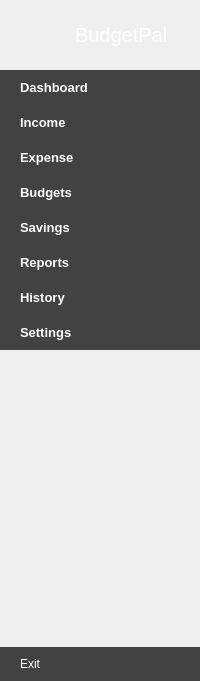
     <widget class="QWidget" name="widget_2" native="true">
      <property name="styleSheet">
       <string notr="true">#widget_2{
	background-color:#424242;
}</string>
      </property>
      <layout class="QVBoxLayout" name="verticalLayout_4">
       <property name="spacing">
        <number>0</number>
       </property>
       <property name="leftMargin">
        <number>0</number>
       </property>
       <property name="topMargin">
        <number>0</number>
       </property>
       <property name="rightMargin">
        <number>0</number>
       </property>
       <property name="bottomMargin">
        <number>0</number>
       </property>
       <item>
        <layout class="QHBoxLayout" name="horizontalLayout">
         <property name="spacing">
          <number>0</number>
         </property>
         <property name="leftMargin">
          <number>10</number>
         </property>
         <property name="topMargin">
          <number>10</number>
         </property>
         <property name="rightMargin">
          <number>10</number>
         </property>
         <property name="bottomMargin">
          <number>10</number>
         </property>
         <item>
          <widget class="QLabel" name="label_2">
           <property name="minimumSize">
            <size>
             <width>50</width>
             <height>50</height>
            </size>
           </property>
           <property name="maximumSize">
            <size>
             <width>50</width>
             <height>50</height>
            </size>
           </property>
           <property name="styleSheet">
            <string notr="true">#label2{
	padding:10px;
}</string>
           </property>
           <property name="text">
            <string/>
           </property>
           <property name="pixmap">
            <pixmap resource="icons.qrc">:/icons/resources/logo.png</pixmap>
           </property>
           <property name="scaledContents">
            <bool>true</bool>
           </property>
          </widget>
         </item>
         <item>
          <widget class="QLabel" name="label">
           <property name="font">
            <font>
             <pointsize>15</pointsize>
            </font>
           </property>
           <property name="styleSheet">
            <string notr="true">padding:10px;
color:#ffffff;
</string>
           </property>
           <property name="text">
            <string>BudgetPal</string>
           </property>
           <property name="scaledContents">
            <bool>false</bool>
           </property>
          </widget>
         </item>
        </layout>
       </item>
       <item>
        <layout class="QVBoxLayout" name="verticalLayout_3">
         <property name="spacing">
          <number>0</number>
         </property>
         <item>
          <widget class="QPushButton" name="dashboard_btn2">
           <property name="font">
            <font>
             <family>Helvetica</family>
             <pointsize>10</pointsize>
             <weight>75</weight>
             <bold>true</bold>
            </font>
           </property>
           <property name="cursor">
            <cursorShape>PointingHandCursor</cursorShape>
           </property>
           <property name="styleSheet">
            <string notr="true">#dashboard_btn2:hover{
	background-color:rgb(94, 94, 94);
}
#dashboard_btn2{
padding:10px 20px; 
color:#fff;
background-color:#424242;
border:none;
text-align:left;
}
#dashboard_btn2:checked{
	background-color:rgb(108, 108, 108);
}</string>
           </property>
           <property name="text">
            <string>Dashboard</string>
           </property>
           <property name="icon">
            <iconset resource="icons.qrc">
             <normaloff>:/icons/resources/dashboard.png</normaloff>:/icons/resources/dashboard.png</iconset>
           </property>
           <property name="checkable">
            <bool>true</bool>
           </property>
           <property name="autoExclusive">
            <bool>true</bool>
           </property>
          </widget>
         </item>
         <item>
          <widget class="QPushButton" name="income_btn2">
           <property name="font">
            <font>
             <family>Helvetica</family>
             <pointsize>10</pointsize>
             <weight>75</weight>
             <bold>true</bold>
            </font>
           </property>
           <property name="cursor">
            <cursorShape>PointingHandCursor</cursorShape>
           </property>
           <property name="styleSheet">
            <string notr="true">#income_btn2{padding:10px 20px; 
color:#fff;
background-color:#424242;
border:none;
text-align:left;}
#income_btn2:hover{
	background-color:rgb(94, 94, 94);
}
#income_btn2:checked{
	background-color:rgb(108, 108, 108);
}</string>
           </property>
           <property name="text">
            <string>Income</string>
           </property>
           <property name="icon">
            <iconset resource="icons.qrc">
             <normaloff>:/icons/resources/income.png</normaloff>:/icons/resources/income.png</iconset>
           </property>
           <property name="checkable">
            <bool>true</bool>
           </property>
           <property name="autoExclusive">
            <bool>true</bool>
           </property>
          </widget>
         </item>
         <item>
          <widget class="QPushButton" name="expense_btn2">
           <property name="font">
            <font>
             <family>Helvetica</family>
             <pointsize>10</pointsize>
             <weight>75</weight>
             <bold>true</bold>
            </font>
           </property>
           <property name="cursor">
            <cursorShape>PointingHandCursor</cursorShape>
           </property>
           <property name="styleSheet">
            <string notr="true">#expense_btn2:hover{
	background-color:rgb(94, 94, 94);
}
#expense_btn2{
padding:10px 20px; 
color:#fff;
background-color:#424242;
border:none;
text-align:left;
}
#expense_btn2:checked{
	background-color:rgb(108, 108, 108);
}</string>
           </property>
           <property name="text">
            <string>Expense</string>
           </property>
           <property name="icon">
            <iconset resource="icons.qrc">
             <normaloff>:/icons/resources/expense.png</normaloff>:/icons/resources/expense.png</iconset>
           </property>
           <property name="checkable">
            <bool>true</bool>
           </property>
           <property name="autoExclusive">
            <bool>true</bool>
           </property>
          </widget>
         </item>
         <item>
          <widget class="QPushButton" name="budget_btn2">
           <property name="font">
            <font>
             <family>Helvetica</family>
             <pointsize>10</pointsize>
             <weight>75</weight>
             <bold>true</bold>
            </font>
           </property>
           <property name="cursor">
            <cursorShape>PointingHandCursor</cursorShape>
           </property>
           <property name="styleSheet">
            <string notr="true">#budget_btn2:hover{
	background-color:rgb(94, 94, 94);
}
#budget_btn2{
padding:10px 20px; 
color:#fff;
background-color:#424242;
border:none;
text-align:left;
}
#budget_btn2:checked{
	background-color:rgb(108, 108, 108);
}</string>
           </property>
           <property name="text">
            <string>Budgets</string>
           </property>
           <property name="icon">
            <iconset resource="icons.qrc">
             <normaloff>:/icons/resources/budget.png</normaloff>:/icons/resources/budget.png</iconset>
           </property>
           <property name="checkable">
            <bool>true</bool>
           </property>
           <property name="autoExclusive">
            <bool>true</bool>
           </property>
          </widget>
         </item>
         <item>
          <widget class="QPushButton" name="savings_btn2">
           <property name="font">
            <font>
             <family>Helvetica</family>
             <pointsize>10</pointsize>
             <weight>75</weight>
             <bold>true</bold>
            </font>
           </property>
           <property name="cursor">
            <cursorShape>PointingHandCursor</cursorShape>
           </property>
           <property name="styleSheet">
            <string notr="true">#savings_btn2:hover{
	background-color:rgb(94, 94, 94);
}
#savings_btn2{
padding:10px 20px; 
color:#fff;
background-color:#424242;
border:none;
text-align:left;
}
#savings_btn2:checked{
	background-color:rgb(108, 108, 108);
}</string>
           </property>
           <property name="text">
            <string>Savings</string>
           </property>
           <property name="icon">
            <iconset resource="icons.qrc">
             <normaloff>:/icons/resources/savings.png</normaloff>:/icons/resources/savings.png</iconset>
           </property>
           <property name="checkable">
            <bool>true</bool>
           </property>
           <property name="autoExclusive">
            <bool>true</bool>
           </property>
          </widget>
         </item>
         <item>
          <widget class="QPushButton" name="reports_btn2">
           <property name="font">
            <font>
             <family>Helvetica</family>
             <pointsize>10</pointsize>
             <weight>75</weight>
             <bold>true</bold>
            </font>
           </property>
           <property name="cursor">
            <cursorShape>PointingHandCursor</cursorShape>
           </property>
           <property name="styleSheet">
            <string notr="true">#reports_btn2:hover{
	background-color:rgb(94, 94, 94);
}
#reports_btn2{
padding:10px 20px; 
color:#fff;
background-color:#424242;
border:none;
text-align:left;
}
#reports_btn2:checked{
	background-color:rgb(108, 108, 108);
}</string>
           </property>
           <property name="text">
            <string>Reports</string>
           </property>
           <property name="icon">
            <iconset resource="icons.qrc">
             <normaloff>:/icons/resources/reports.png</normaloff>:/icons/resources/reports.png</iconset>
           </property>
           <property name="checkable">
            <bool>true</bool>
           </property>
           <property name="autoExclusive">
            <bool>true</bool>
           </property>
          </widget>
         </item>
         <item>
          <widget class="QPushButton" name="history_btn2">
           <property name="font">
            <font>
             <family>Helvetica</family>
             <pointsize>10</pointsize>
             <weight>75</weight>
             <bold>true</bold>
            </font>
           </property>
           <property name="cursor">
            <cursorShape>PointingHandCursor</cursorShape>
           </property>
           <property name="styleSheet">
            <string notr="true">#history_btn2:hover{
	background-color:rgb(94, 94, 94);
}
#history_btn2{
padding:10px 20px; 
color:#fff;
background-color:#424242;
border:none;
text-align:left;
}
#history_btn2:checked{
	background-color:rgb(108, 108, 108);
}</string>
           </property>
           <property name="text">
            <string>History</string>
           </property>
           <property name="icon">
            <iconset resource="icons.qrc">
             <normaloff>:/icons/resources/history.png</normaloff>:/icons/resources/history.png</iconset>
           </property>
           <property name="checkable">
            <bool>true</bool>
           </property>
           <property name="autoExclusive">
            <bool>true</bool>
           </property>
          </widget>
         </item>
         <item>
          <widget class="QPushButton" name="setting_btn2">
           <property name="font">
            <font>
             <family>Helvetica</family>
             <pointsize>10</pointsize>
             <weight>75</weight>
             <bold>true</bold>
            </font>
           </property>
           <property name="cursor">
            <cursorShape>PointingHandCursor</cursorShape>
           </property>
           <property name="styleSheet">
            <string notr="true">#setting_btn2:hover{
	background-color:rgb(94, 94, 94);
}
#setting_btn2{
padding:10px 20px; 
color:#fff;
background-color:#424242;
border:none;
text-align:left;
}
#setting_btn2:checked{
	background-color:rgb(108, 108, 108);
}</string>
           </property>
           <property name="text">
            <string>Settings</string>
           </property>
           <property name="icon">
            <iconset resource="icons.qrc">
             <normaloff>:/icons/resources/settings.png</normaloff>:/icons/resources/settings.png</iconset>
           </property>
           <property name="checkable">
            <bool>true</bool>
           </property>
           <property name="autoExclusive">
            <bool>true</bool>
           </property>
          </widget>
         </item>
        </layout>
       </item>
       <item>
        <spacer name="verticalSpacer_2">
         <property name="orientation">
          <enum>Qt::Vertical</enum>
         </property>
         <property name="sizeHint" stdset="0">
          <size>
           <width>20</width>
           <height>297</height>
          </size>
         </property>
        </spacer>
       </item>
       <item>
        <widget class="QPushButton" name="exit_btn2">
         <property name="styleSheet">
          <string notr="true">#exit_btn2:hover{
	background-color:rgb(94, 94, 94);
}
#exit_btn2{
padding:10px 20px; 
color:#fff;
background-color:#424242;
border:none;
text-align:left;
}</string>
         </property>
         <property name="text">
          <string>Exit</string>
         </property>
         <property name="icon">
          <iconset resource="icons.qrc">
           <normaloff>:/icons/resources/exit.png</normaloff>:/icons/resources/exit.png</iconset>
         </property>
        </widget>
       </item>
      </layout>
     </widget>
